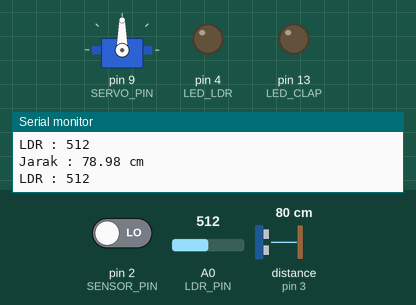
Simulated run of this sketch. Board: Arduino Uno, built with avr-gcc and run on an emulated ATmega328P. Parts: servo, output pins drawn as LEDs (lit = HIGH), the last lines printed to the serial monitor. Wiring (inferred from the names in the program): ultrasonic range finder: trigger pin 5; echo pin 3. The test bench sets the inputs (shaded band); at power-on: distance to the obstacle (sensor on pin 3) 80 cm, pin 2 (SENSOR_PIN) LOW, A0 (LDR_PIN) = 512. The echo pulse lasts 58.3 µs per cm; pins used as bus, display or sensor lines are not drawn.

Above: at 1.2 s.
1.3 s: distance to the obstacle (sensor on pin 3) set to 12 cm
2.8 s: distance to the obstacle (sensor on pin 3) set to 9 cm
At 4.0 s:
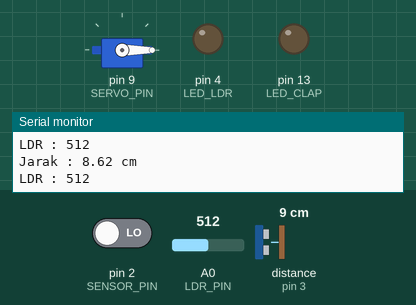
4.3 s: pin 2 (SENSOR_PIN) driven HIGH
At 5.3 s:
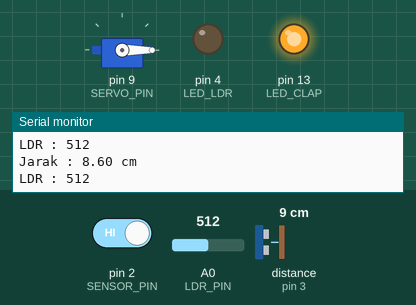
5.8 s: A0 (LDR_PIN) set to 9
7.3 s: A0 (LDR_PIN) set to 6
At 8.4 s:
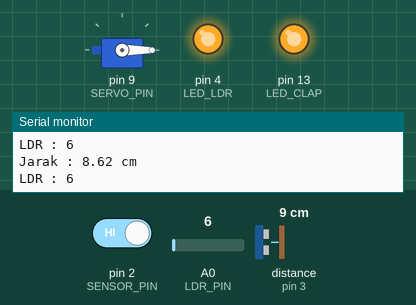
8.8 s: distance to the obstacle (sensor on pin 3) set to 18 cm
At 10.9 s:
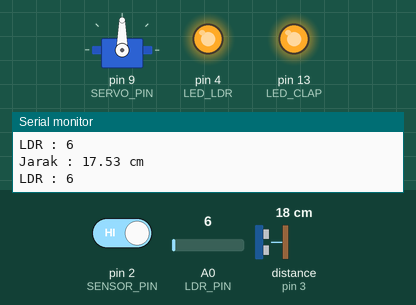
Timing chart, 0 to 11.9 s (numbered marks = the images above; inputs shaded):
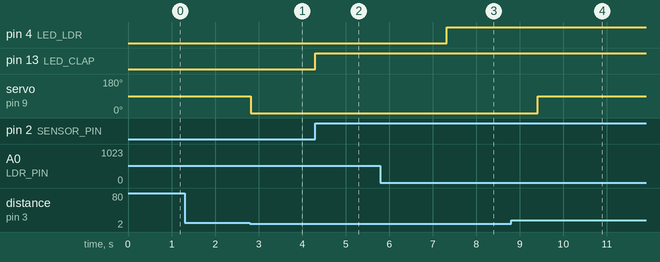

The sketch:

final_fitur_smarthome.ino
```cpp
#include <Servo.h>

// ======================
// PIN
// ======================
#define TRIG_PIN    5
#define ECHO_PIN    3
#define LED_LDR     4
#define LED_CLAP    13
#define SERVO_PIN   9
#define LDR_PIN     A0
#define SENSOR_PIN  2

// ======================
// SERVO
// ======================
Servo gerbang;

// ======================
// PENGATURAN
// ======================
const int batasJarak              = 10;
const int batasLDR                = 8;
const int delayTutup              = 650;
const unsigned long debounceDelay = 50;
const unsigned long intervalSensor = 60; // baca jarak setiap 60ms

// ======================
// VARIABEL GERBANG
// ======================
bool gerbangTerbuka                = false;
unsigned long waktuTerakhirDeteksi = 0;
unsigned long waktuSensorTerakhir  = 0;
float jarakTerakhir                = 0;

// ======================
// VARIABEL TEPUK TANGAN
// ======================
bool ledClapState   = false;
bool lastSoundState = LOW;
unsigned long lastClapTime = 0;

// ======================
// SETUP
// ======================
void setup() {
  Serial.begin(9600);

  pinMode(TRIG_PIN,   OUTPUT);
  pinMode(ECHO_PIN,   INPUT);
  pinMode(LED_LDR,    OUTPUT);
  pinMode(LED_CLAP,   OUTPUT);
  pinMode(SENSOR_PIN, INPUT);

  gerbang.attach(SERVO_PIN);
  gerbang.write(90);

  digitalWrite(LED_LDR,  LOW);
  digitalWrite(LED_CLAP, LOW);

  Serial.println("=== SISTEM SIAP ===");
}

// ======================
// LOOP
// ======================
void loop() {

  // ======================
  // TEPUK TANGAN
  // (selalu dicek setiap iterasi, tanpa blocking)
  // ======================
  bool currentSoundState = digitalRead(SENSOR_PIN);

  if (currentSoundState == HIGH && lastSoundState == LOW) {
    if (millis() - lastClapTime > debounceDelay) {
      ledClapState = !ledClapState;
      digitalWrite(LED_CLAP, ledClapState);
      Serial.println(ledClapState ? ">> LED Clap ON" : ">> LED Clap OFF");
      lastClapTime = millis();
    }
  }
  lastSoundState = currentSoundState;

  // ======================
  // BACA HC-SR04
  // (hanya setiap 60ms, tidak blocking terus)
  // ======================
  if (millis() - waktuSensorTerakhir >= intervalSensor) {
    waktuSensorTerakhir = millis();

    digitalWrite(TRIG_PIN, LOW);
    delayMicroseconds(2);
    digitalWrite(TRIG_PIN, HIGH);
    delayMicroseconds(10);
    digitalWrite(TRIG_PIN, LOW);

    long durasi = pulseIn(ECHO_PIN, HIGH, 15000); // timeout 15ms max
    jarakTerakhir = durasi * 0.034 / 2;

    Serial.print("Jarak : ");
    Serial.print(jarakTerakhir);
    Serial.println(" cm");

    // Orang mendekat → buka gerbang
    if (jarakTerakhir > 0 && jarakTerakhir < batasJarak) {
      if (!gerbangTerbuka) {
        Serial.println(">> Orang terdeteksi!");
        Serial.println(">> Gerbang terbuka.");
        gerbang.write(0);
        gerbangTerbuka = true;
      }
      waktuTerakhirDeteksi = millis();
    }

    // ======================
    // BACA LDR
    // ======================
    int nilaiLDR = analogRead(LDR_PIN);
    Serial.print("LDR : ");
    Serial.println(nilaiLDR);

    if (nilaiLDR < batasLDR) {
      digitalWrite(LED_LDR, HIGH);
    } else {
      digitalWrite(LED_LDR, LOW);
    }
  }

  // Orang menjauh → tutup gerbang
  // (dicek setiap iterasi, bukan cuma saat baca sensor)
  if (gerbangTerbuka &&
      millis() - waktuTerakhirDeteksi >= delayTutup) {
    Serial.println(">> Gerbang tertutup.");
    gerbang.write(90);
    gerbangTerbuka = false;
  }
}
```

Measured:
- the behaviour switches between 11 and 10 cm on distance to the obstacle (sensor on pin 3) (found by bisection; images 0 and 1)
- the behaviour switches between 8 and 7 on A0 (LDR_PIN) (found by bisection; images 2 and 3)
- after the input at 2.8 s, servo on pin 9 (SERVO_PIN): 90° → 0° at once
- after the input at 4.3 s, pin 13 (LED_CLAP): LOW → HIGH at once
- after the input at 7.3 s, pin 4 (LED_LDR): LOW → HIGH at once
- after the input at 8.8 s, servo on pin 9 (SERVO_PIN): 0° → 90° after 0.61 s
